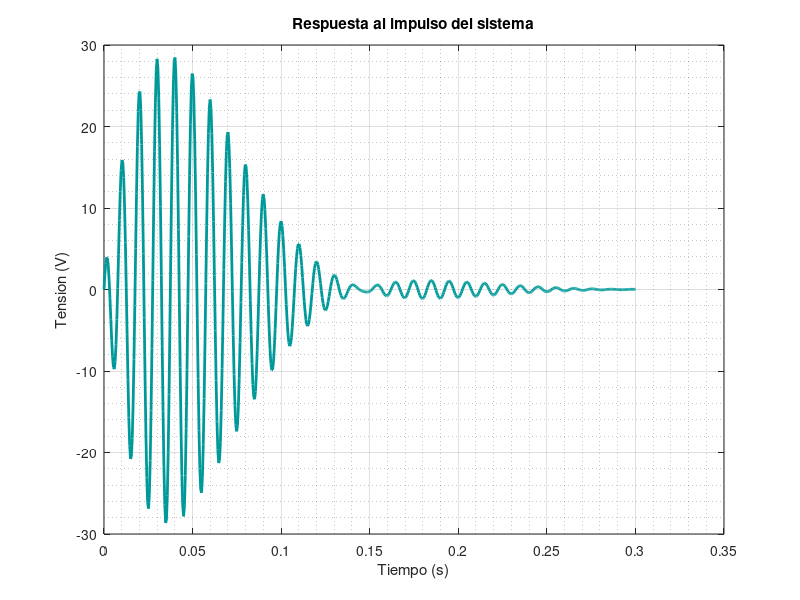
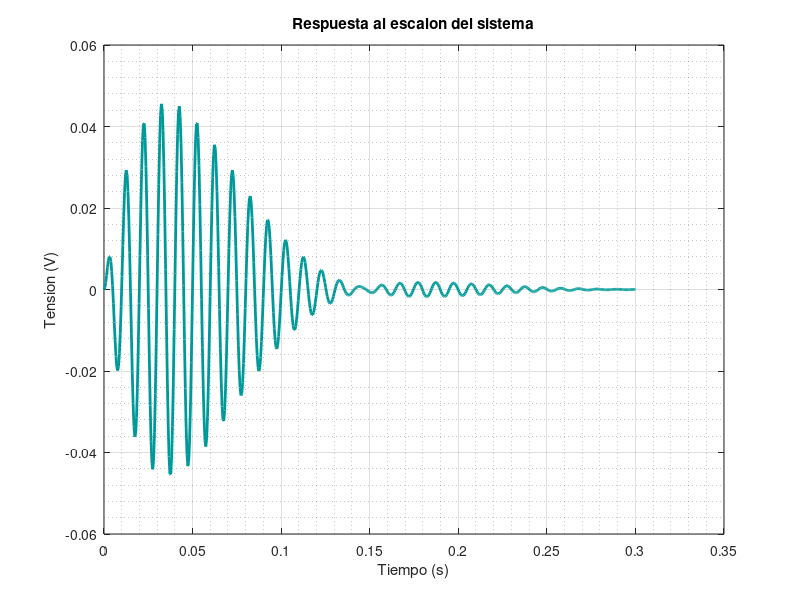
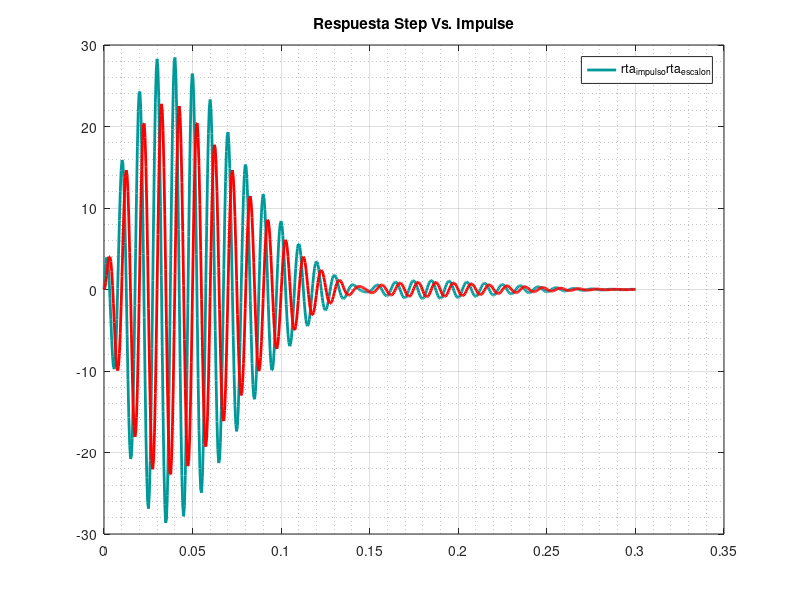
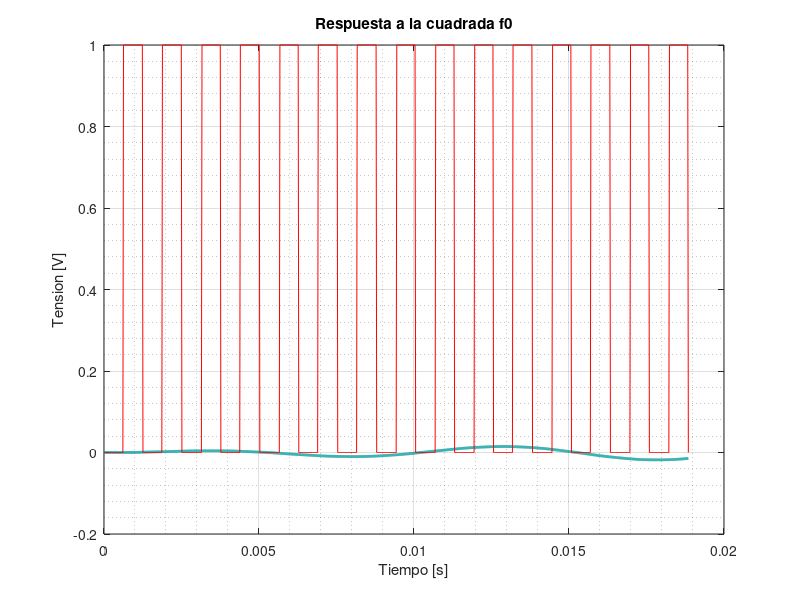

Write MATLAB code to recreate these figures, in order.
%% Limpio todo
clear all; %limpia variables
close all; % cierra toda ventana/grafico abierta
clc; % limpia la consola

%graphics_toolkit('gnuplot');

xcyan = (1/255)*[0,153,153];
dblue = (1/255)*[0,0,51];
%% Cargo paquete de control y simbolico (para octave)
pkg load control
%pkg load symbolic
%pkg list
%pkg -forge install <paquete>

%%%%%%%%%%%%%Ejercicio j%%%%%%%%%%%%%

%hayo las expresiones analiticas de las respuestas al impulso y al escalon:

%constantes de los componentes

%%
% Graficos

% La variable es s
 s = tf('s');
 
 H = 3948*s^2/(s^4+88.86*s^3+7.935*10^5*s^2+3.508*10^7*s+1.559*10^11) 
 
%rta al impulso:

[y,t] = impulse(H);
%deltat=t[2]-t[1]
%diff(y)/deltat
figure(1)
plot(t, y,'linewidth',2,'color',xcyan);
title("Respuesta al impulso del sistema");
xlabel("Tiempo (s)");
ylabel("Tension (V)");
grid on
grid minor

%%
% Respuesta al escalon
[y_step,t_step] = step(H);

figure(2)
plot(t_step, y_step,'linewidth',2,'color',xcyan);
title("Respuesta al escalon del sistema");
xlabel("Tiempo (s)");
ylabel("Tension (V)");
grid on
grid minor


%%
%%% Respuestas a ambas entradas
figure(3)
plot(t, y,'linewidth',2,'color',xcyan)
hold on
% escalada la rta al escalon * 500
plot(t_step,500*y_step,'linewidth',2,'color','r')
title("Respuesta Step Vs. Impulse")
legend(["rta_{impulso}","rta_{escalon}"])
grid on
grid minor
hold off


%%

w0 = 5000;
f0 = w0/(2*pi);
%%% Respuesta a la cuadrada
% Defino una cuadrada de periodo 1/f0 y dura 10 periodos
[cuad,t] = gensig("SQUARE" , 1/f0 , 15/f0); 
%Ahora busco la respuesta al filtro con esto:
figure(4)
[y_cuad,t_cuad] = lsim(H,cuad,t); 
plot(t_cuad,y_cuad, 'linewidth',2,'color',xcyan)
hold on
plot(t,cuad, 'color','r')
xlabel("Tiempo [s]")
ylabel("Tension [V]")
title("Respuesta a la cuadrada f0")
grid on
grid minor
hold off


%%
% Defino una cuadrada de periodo 10/f0 y dura 5 periodos
[cuad,t] = gensig("SQUARE" , 10/f0 , 80/f0); 
%Ahora busco la respuesta al filtro con esto:
figure(5)
[y_cuad,t_cuad] = lsim(H,cuad,t); 
plot(t_cuad,y_cuad, 'linewidth',2,'color',xcyan)
hold on
plot(t,cuad,'color','r')
xlabel("Tiempo [s]")
ylabel("Tension [V]")
title("Respuesta a la cuadrada f0/10")
grid on
grid minor
hold off



%%
% Defino una cuadrada de periodo 1/10f0 y dura 5 periodos
[cuad,t] = gensig("SQUARE" , 1/(10*f0) , 50/(10*f0)); 
%Ahora busco la respuesta al filtro con esto:
figure(6)
[y_cuad,t_cuad] = lsim(H,cuad,t); 
plot(t_cuad,y_cuad, 'linewidth',2,'color',xcyan)
hold on
plot(t,cuad,'color','r')
xlabel("Tiempo [s]")
ylabel("Tension [V]")
title("Respuesta a la cuadrada 10f0")
grid on
grid minor
hold off
%%
%%% Respuesta a senoidales

% genero senales
[sin_f0_10,t_f0_10] = gensig("SIN" , 10/f0 , 5*10/f0); 
[sin_10f0,t_10f0] = gensig("SIN" , 1/(10*f0) , 5*10/f0); 
[sin_f0,t_f0] = gensig("SIN" , 1/f0 , 25*10/f0); 

figure(7)
hold on
%genero respuestas a las senales
[y_sin_f0_10,t_sin_f0_10] = lsim(H,sin_f0_10,t_f0_10); 
[y_sin_10f0,t_sin_10f0] = lsim(H,sin_10f0,t_10f0); 
[y_sin_f0,t_sin_f0] = lsim(H,sin_f0,t_f0); 
% plots
%plot(t_sin_f0_10,y_sin_f0_10, 'linewidth',2)
%plot(t_sin_10f0,y_sin_10f0, 'linewidth',2)
plot(t_sin_f0,y_sin_f0, 'linewidth',2)

xlabel("Tiempo [s]")
ylabel("Tension [V]")
title("Respuesta a senoidal de frecuencia w = 5000r/s")
%legend(["f0/10","10f0","f0"])
grid on
grid minor

hold off